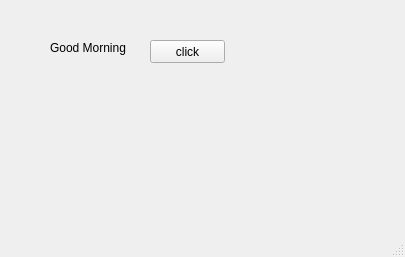
<?xml version="1.0" encoding="UTF-8"?>
<ui version="4.0">
 <class>MainWindow</class>
 <widget class="QMainWindow" name="MainWindow">
  <property name="geometry">
   <rect>
    <x>0</x>
    <y>0</y>
    <width>405</width>
    <height>257</height>
   </rect>
  </property>
  <property name="windowTitle">
   <string>MainWindow</string>
  </property>
  <widget class="QWidget" name="centralwidget">
   <widget class="QLabel" name="lbl">
    <property name="geometry">
     <rect>
      <x>50</x>
      <y>40</y>
      <width>111</width>
      <height>16</height>
     </rect>
    </property>
    <property name="text">
     <string>Good Morning</string>
    </property>
   </widget>
   <widget class="QPushButton" name="pb">
    <property name="geometry">
     <rect>
      <x>150</x>
      <y>40</y>
      <width>75</width>
      <height>23</height>
     </rect>
    </property>
    <property name="text">
     <string>click</string>
    </property>
   </widget>
  </widget>

  <widget class="QStatusBar" name="statusbar"/>
 </widget>
 <resources/>
 <connections/>
</ui>
